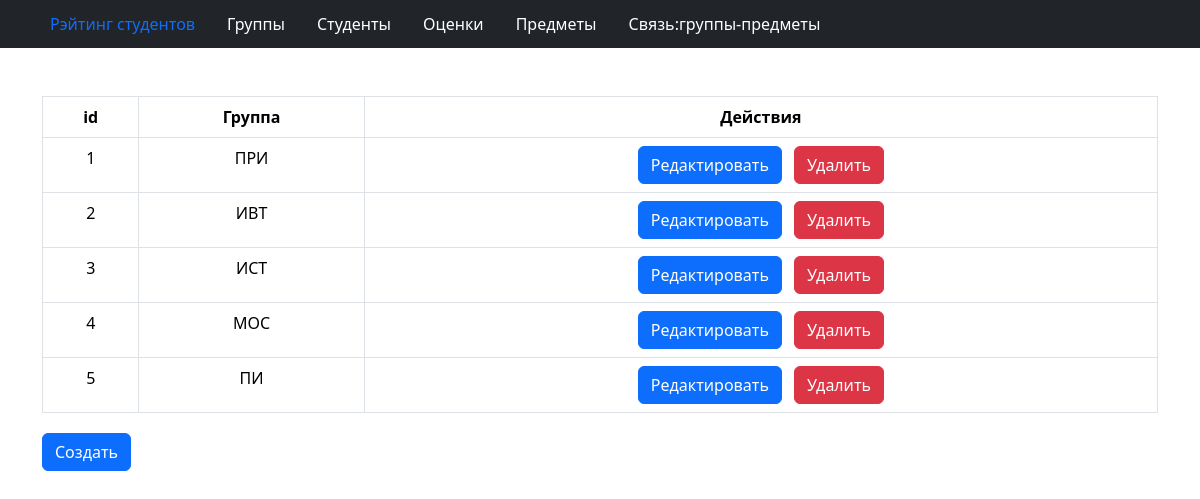
Page /template/group_table.php on the committed database.
### tables this page shows
CREATE TABLE `groups` (
  `id` int(11) NOT NULL,
  `name` varchar(25) NOT NULL
);

### core/table_group.php (called while the page is built, shortened)
<?php
class Group extends Orm
{
    protected static function getTableName(): string
    {
        return 'groups';
    }
}

### core/ORM.php (called while the page is built, shortened)
<?php
abstract class Orm
{
    public static function getRecords()
    {
        $sql = 'SELECT * FROM ' . static::getTableName();
        $statment = Database::query("$sql");
        $statment->execute();
        return $statment->fetchall();
    }
}

### core/db.php (called while the page is built, shortened)
<?php
class Database
{
	private static $instance = null;
	   protected function __construct()
    {
        $this->connection = new \PDO(
            "mysql:dbname=dbtu1;host=localhost",
            'root',
            '',
        );
    }
	public static function getInstance(): Database
    {
        if(null === self::$instance) {
            self::$instance = new static();
        }
        return self::$instance;
    }
    public static function connection(): \PDO
    {
        return static::getInstance()->connection;
    }
    public static function query($statement): \PDOStatement
    {
        return static::connection()->query($statement);
    }
}

### logic/logic.php (called while the page is built, shortened)
<?php
$statement = Group::getRecords();

### template/group_table.php (the view, shortened to what this page needs)
<?php
require_once($_SERVER['DOCUMENT_ROOT'] . '/crud/logic/logic.php');
require_once($_SERVER['DOCUMENT_ROOT'] ."/crud/template/header.php");?>
<div class="container mt-5 d-flex justify-content-center ">
    <table class="table table-bordered text-center">
        <thead class= "bg-dark text-white">
            <tr >
                <th>id</th>
                <th>Группа</th>
                <th>Действия</th>
            </tr>
        </thead>
        <tbody>
            <?php foreach ($statement as $row): ?>
                <tr>
                    <td><?= $row['id'] ?></td>
                    <td><?= $row['name'] ?></td>
                    <td>
                        <a href="group_update.php?id=<?= $row['id'] ?>" class="btn btn-primary d-inline-block me-2">Редактировать</a>
                        <form action="delete_group.php" method="POST" class="d-inline-block">
                            <button type="submit" class="btn btn-danger">Удалить</button>
                        </form>
                    </td>
                </tr>
            <?php endforeach; ?>
        </tbody>
    </table>
</div>
<div class="container mt-1 d-flex justify-content-left ">
       <a href="create_group.php" class="btn btn-primary ">Создать</a>
            </div>

### rows in the picture
groups: id "1", name "ПРИ"
groups: id "2", name "ИВТ"
groups: id "3", name "ИСТ"
groups: id "4", name "МОС"
groups: id "5", name "ПИ"
